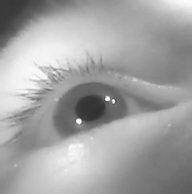
#> input picture Latex/Images/200hz_snap.png, 192 x 194 px
$ python histograms.py ../Latex/Images/200hz_snap.png
#> lines starting #> are read from the running program, lines starting #| are printed output that depends on the picture
import cv2 as cv
import matplotlib.pyplot as plt
import numpy as np

def main(path):
#> called with path = '../Latex/Images/200hz_snap.png'
    img = cv.imread(path, cv.CV_8UC1)
#> img is the input picture: shape (194, 192); min 46, max 255, mean 163
    img = cv.equalizeHist(img)
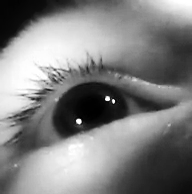
#> img: shape (194, 192); min 0, max 255, mean 128.5
    hist = cv.calcHist(img, [0], None,[256],[0,256])
#> hist = 256 values, max 14 at index 255, min 0 at index 0, mean 0.75
    cv.imshow('img',img)
    plt.plot(hist)
    plt.show()
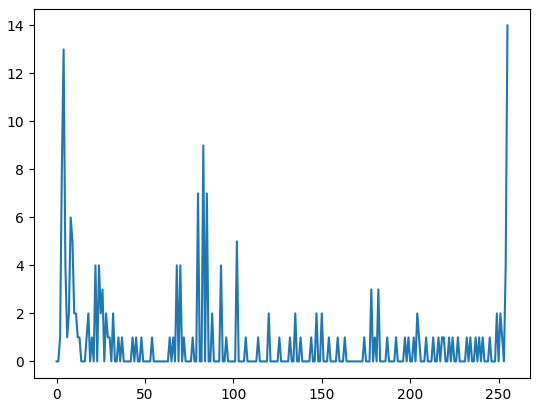
#> figure drawn by matplotlib, 1 panel; curve peaks at x = 255, y = 14
    cv.waitKey(0)


if __name__=='__main__':
    import sys
    try:
        path = sys.argv[1]
    except:
        print('Please specify an image!')
    main(path)
